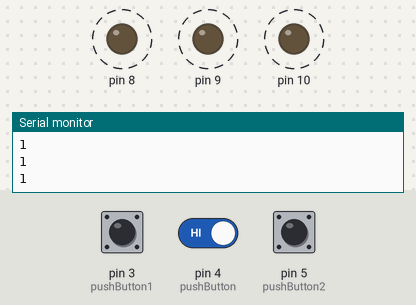
A sketch run on a simulated Arduino Uno, built with avr-gcc and run on an emulated ATmega328P. Parts: output pins drawn as LEDs (lit = HIGH), the last lines printed to the serial monitor. Dashed ring = blinking. Inputs (shaded band) come from the test bench; at power-on: pin 5 (pushButton2) HIGH, pin 3 (pushButton1) HIGH, pin 4 (pushButton) HIGH.

Above: at 1.22 s.
1.5 s: pin 5 (pushButton2) pulled LOW for 3.2 s
6.5 s: pin 3 (pushButton1) pulled LOW for 3.2 s
11.2 s: pin 3 (pushButton1) driven LOW and pin 4 (pushButton) driven LOW
At 12.3 s:
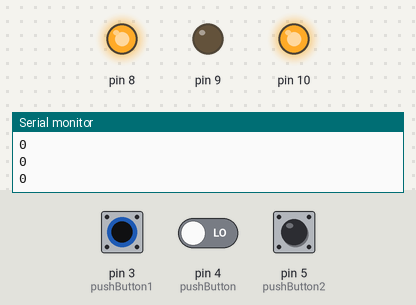
13.0 s: pin 4 (pushButton) driven HIGH
At 13.25 s:
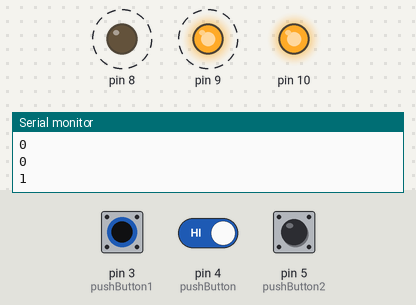
16.0 s: pin 4 (pushButton) driven LOW
At 16.5 s:
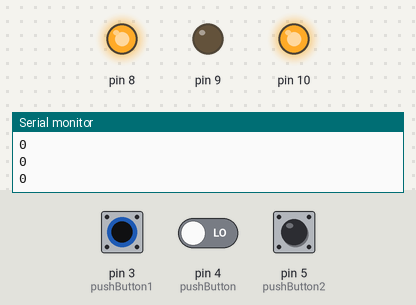
Timing chart, 0 to 18.5 s (numbered marks = the images above; inputs shaded):
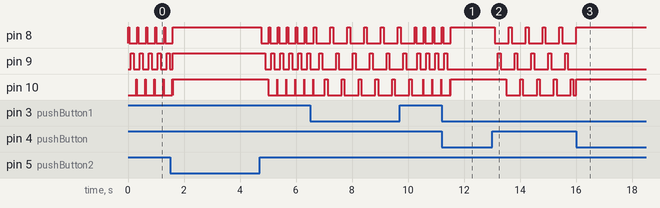

The sketch:

AlphaNovember3Assignment.ino
```cpp
/*
Puzzle Objective: Turn off all the lights.
*/

// Attaching pins to pushButton variables
const int pushButton = 4;
const int pushButton1 = 3;
const int pushButton2 = 5;

// the setup routine runs once when you press reset:
void setup() {
  // initialize serial communication at 9600 bits per second:
  Serial.begin(9600);

  // make the pushbutton variable pins an inputs:
  pinMode(pushButton, INPUT);
  pinMode(pushButton1, INPUT);
  pinMode(pushButton2, INPUT);

  // initialize digital pin outputs.
  pinMode(8, OUTPUT);
  pinMode(9, OUTPUT);
  pinMode(10, OUTPUT);
}


void loop() {
  // read the input pin:
  int redButton = digitalRead(pushButton);
  int yellowButton = digitalRead(pushButton1);
  int blueButton = digitalRead(pushButton2);

  // print out the state of the button:
  Serial.println(redButton);
  delay(1);        // delay in between reads for stability


//Setting up puzzle conditions
  if (redButton == LOW && yellowButton == LOW && blueButton == LOW) {
    digitalWrite(8, HIGH);
    digitalWrite(9, HIGH);
    digitalWrite(10, HIGH);
  } else  if (redButton == LOW && yellowButton == HIGH && blueButton == HIGH) {    //Winning Move
    digitalWrite(8, LOW);
    digitalWrite(9, LOW);
    digitalWrite(10, LOW);
  } else  if (redButton == LOW && yellowButton == LOW && blueButton == HIGH) {
    digitalWrite(8, HIGH);
    digitalWrite(9, LOW);
    digitalWrite(10, HIGH);
  } else  if (redButton == HIGH && yellowButton == LOW && blueButton == HIGH) {
    digitalWrite(8, HIGH);
    delay(100);
    digitalWrite(8, LOW);
    delay(100);
    digitalWrite(9, HIGH);
    delay(100);
    digitalWrite(9, LOW);
    delay(100);
    digitalWrite(10, HIGH);
    delay(100);
    digitalWrite(10, LOW);
    delay(100);
  }
  else  if (redButton == HIGH && yellowButton == HIGH && blueButton == HIGH) {
    digitalWrite(8, HIGH);
    delay(50);
    digitalWrite(8, LOW);
    delay(50);
    digitalWrite(9, HIGH);
    delay(100);
    digitalWrite(9, LOW);
    delay(100);
    digitalWrite(10, HIGH);
    delay(10);
    digitalWrite(10, LOW);
    delay(10);
  } else {
    digitalWrite(8, HIGH);
    digitalWrite(9, HIGH);
    digitalWrite(10, HIGH);
  }

}
```

Measured:
- after the input at 11.2 s, pin 8: goes on until 11.5 s, then stays HIGH; pin 9: goes on until 11.4 s, then stays LOW
- after the input at 13.0 s, pin 8: alternates HIGH for 0.10 s and LOW for 0.50 s, starting after 0.10 s; pin 9: alternates HIGH for 0.10 s and LOW for 0.50 s, starting after 0.20 s; pin 10: alternates HIGH for 0.10 s and LOW for 0.50 s, starting after 0.50 s
- after the input at 16.0 s, pin 8: goes on until 16.0 s, then stays HIGH; pin 9: stops changing and stays LOW
- by itself, pin 8: repeats every 0.32 s: LOW 0.27 s, HIGH 0.05 s
- by itself, pin 9: repeats every 0.32 s: LOW 0.22 s, HIGH 0.10 s
